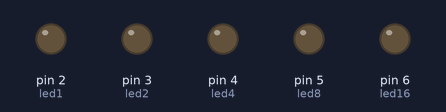
This sketch was run on a simulated Arduino Uno, built with avr-gcc and run on an emulated ATmega328P. On the bench: output pins drawn as LEDs (lit = HIGH).

Above: at 0.1 s.
At 3.1 s:
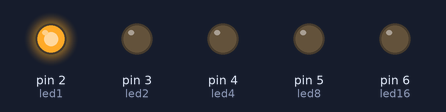
At 9.1 s:
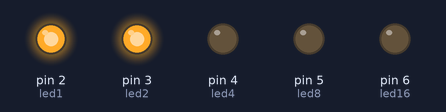
At 18.1 s:
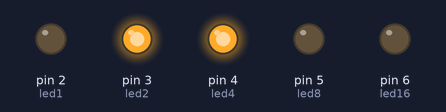
At 27.1 s:
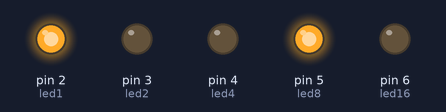
At 36.1 s:
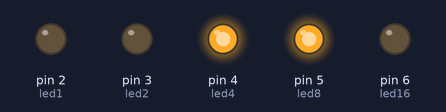
Timing chart, 0 to 40.0 s (numbered marks = the images above):
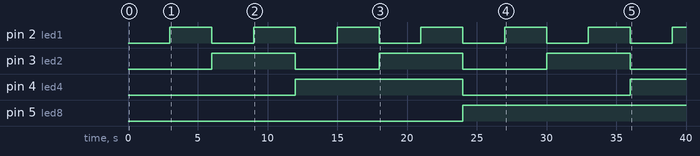

Measured:
- by itself, pin 2 (led1): alternates HIGH for 3.0 s and LOW for 3.0 s
- by itself, pin 3 (led2): alternates HIGH for 6.0 s and LOW for 6.0 s
- by itself, pin 4 (led4): LOW → HIGH at 12.0 s, → LOW 12.0 s later, → HIGH 12.0 s later
- by itself, pin 5 (led8): LOW → HIGH at 24.0 s

The sketch:

sketch_01_binaryCounter.ino
```cpp
int led1 = 2;
int led2 = 3;
int led4 = 4;
int led8 = 5;
int led16 = 6;
int count = 0;
int countTo = 31;
int d = 3000;

void setup() {
pinMode(led1, OUTPUT);
pinMode(led2, OUTPUT);
pinMode(led4, OUTPUT);
pinMode(led8, OUTPUT);
pinMode(led16,OUTPUT);
}

void loop() {
  while(count <= countTo){
    binaryDisplay(count);
    ledsLow();
    count++;
  }
  count = 0;
}

void binaryDisplay(int num){
  if(num >= 16){
    digitalWrite(led16,HIGH);
    num = num - 16;
  }
  if(num >= 8){
    digitalWrite(led8,HIGH);
    num = num - 8;
  }
  if(num >= 4){
    digitalWrite(led4,HIGH);
    num = num - 4;
  }
  if(num >= 2){
    digitalWrite(led2,HIGH);
    num = num - 2;
  }
  if(num >= 1){
    digitalWrite(led1, HIGH);
    num = num - 1;
  }
}

void ledsLow(){
  delay(d);
  digitalWrite(led16,LOW);
  digitalWrite(led8,LOW);
  digitalWrite(led4,LOW);
  digitalWrite(led2,LOW);
  digitalWrite(led1,LOW);
}
```
